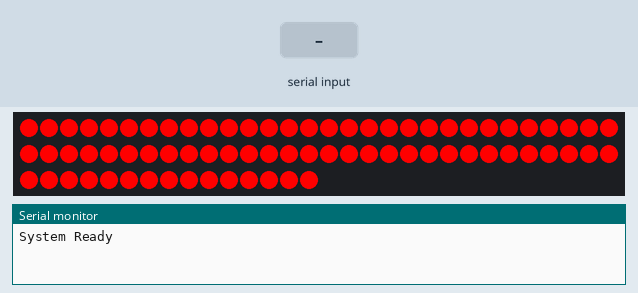
A sketch run on a simulated Arduino Uno, built with avr-gcc and run on an emulated ATmega328P. Parts: 75 RGB LEDs in strip order, left to right, continuing on the next row, the last lines printed to the serial monitor. The test bench sets the inputs (shaded band).

Above: at 1.2 s.
1.3 s: "1" received over Serial
At 3.4 s:
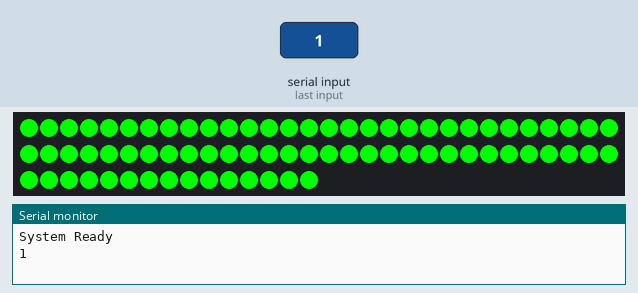
3.8 s: "2" received over Serial
At 5.2 s:
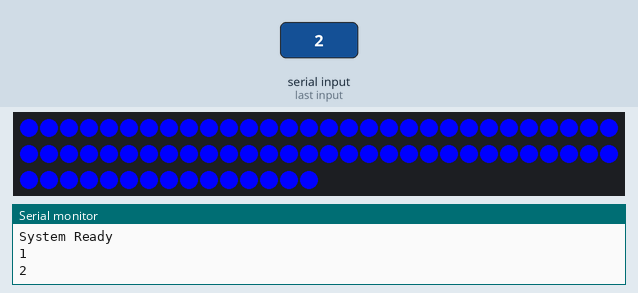
6.3 s: "3" received over Serial
At 8.3 s:
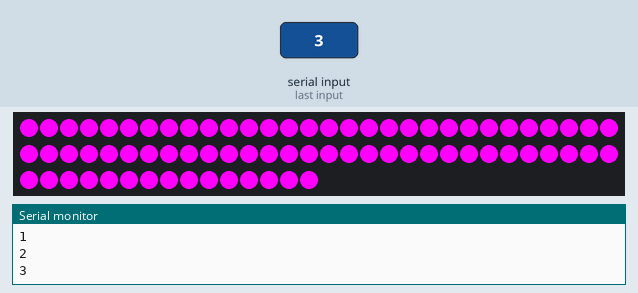
8.8 s: "4" received over Serial
At 10.3 s:
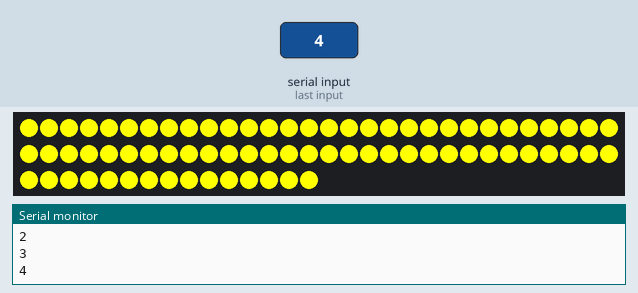
11.3 s: "5" received over Serial
At 13.4 s:
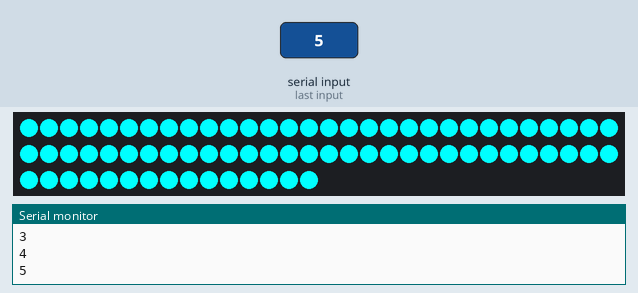
13.8 s: "0" received over Serial
At 13.96 s:
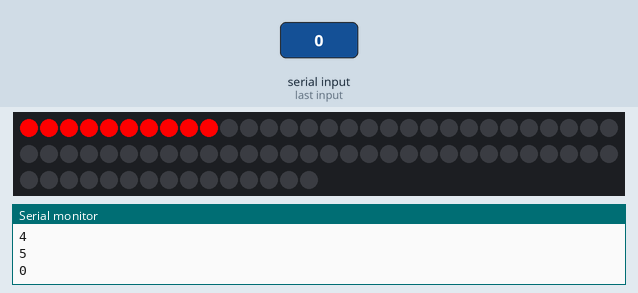
Timing chart, 0 to 16.8 s (numbered marks = the images above; inputs shaded):
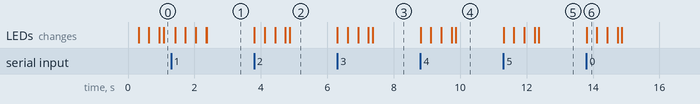

Measured:
- after the input at 1.3 s, the LEDs: first change after 0.12 s (image 1 shows a later state)
- after the input at 3.8 s, the LEDs: first change at once (image 2 shows a later state)
- after the input at 6.3 s, the LEDs: first change at once (image 3 shows a later state)
- after the input at 8.8 s, the LEDs: first change at once (image 4 shows a later state)
- after the input at 11.3 s, the LEDs: first change at once (image 5 shows a later state)
- after the input at 13.8 s, the LEDs: change at once (image 6)

The sketch:

Kiosk_Arduino.ino
```cpp
#include <Adafruit_NeoPixel.h>
Adafruit_NeoPixel strip = Adafruit_NeoPixel(75, 6, NEO_GRB + NEO_KHZ800);

int leds = 75;
int mode = 0;
int lastMode = -1;
char val;
int transSize = 10;

void setup() {
  Serial.begin(9600);
  strip.begin();
  strip.show(); // Initialize all pixels to 'off'
  Serial.println("System Ready");
}

void loop() {

  while (Serial.available()) {val = Serial.read(); Serial.println(val);}
  if (val == '0') {mode = 0;}
  if (val == '1') {mode = 1;}
  if (val == '2') {mode = 2;}
  if (val == '3') {mode = 3;}
  if (val == '4') {mode = 4;}
  if (val == '5') {mode = 5;}

  switch(mode){
    case 0: strandColor(255, 0, 0); break;     // Start Up/Calibration
    case 1: strandColor(0, 255, 0); break;     // Neutral
    case 2: strandColor(0, 0, 255); break;     // User Topo
    case 3: strandColor(255, 0, 255); break;   // User Draw
    case 4: strandColor(255, 255, 0); break;   // System Wave
    case 5: strandColor(0, 255, 255); break;   // System Video
    Serial.println(mode);
  }

  if (mode != lastMode){
    transition();
    lastMode = mode;
  }

  strip.show();

}

void transition(){
  for (int i = 0; i < leds; i++){
    strandColor(0, 0, 0);
    for (int j = 0; j < transSize; j++){
      switch(mode){
        case 0: strip.setPixelColor(i + j, 255, 0, 0); break;
        case 1: strip.setPixelColor(i + j, 0, 255, 0); break;
        case 2: strip.setPixelColor(i + j, 0, 0, 255); break;
        case 3: strip.setPixelColor(i + j, 255, 0, 255); break;
        case 4: strip.setPixelColor(i + j, 255, 255, 0); break;
        case 5: strip.setPixelColor(i + j, 0, 255, 255); break;
      }
    }
    strip.show();
    delay(10);
  }
}

void strandColor(int r, int g, int b){
  for (int i = 0; i < leds; i++){
    strip.setPixelColor(i, r, g, b);
  }
}
```
